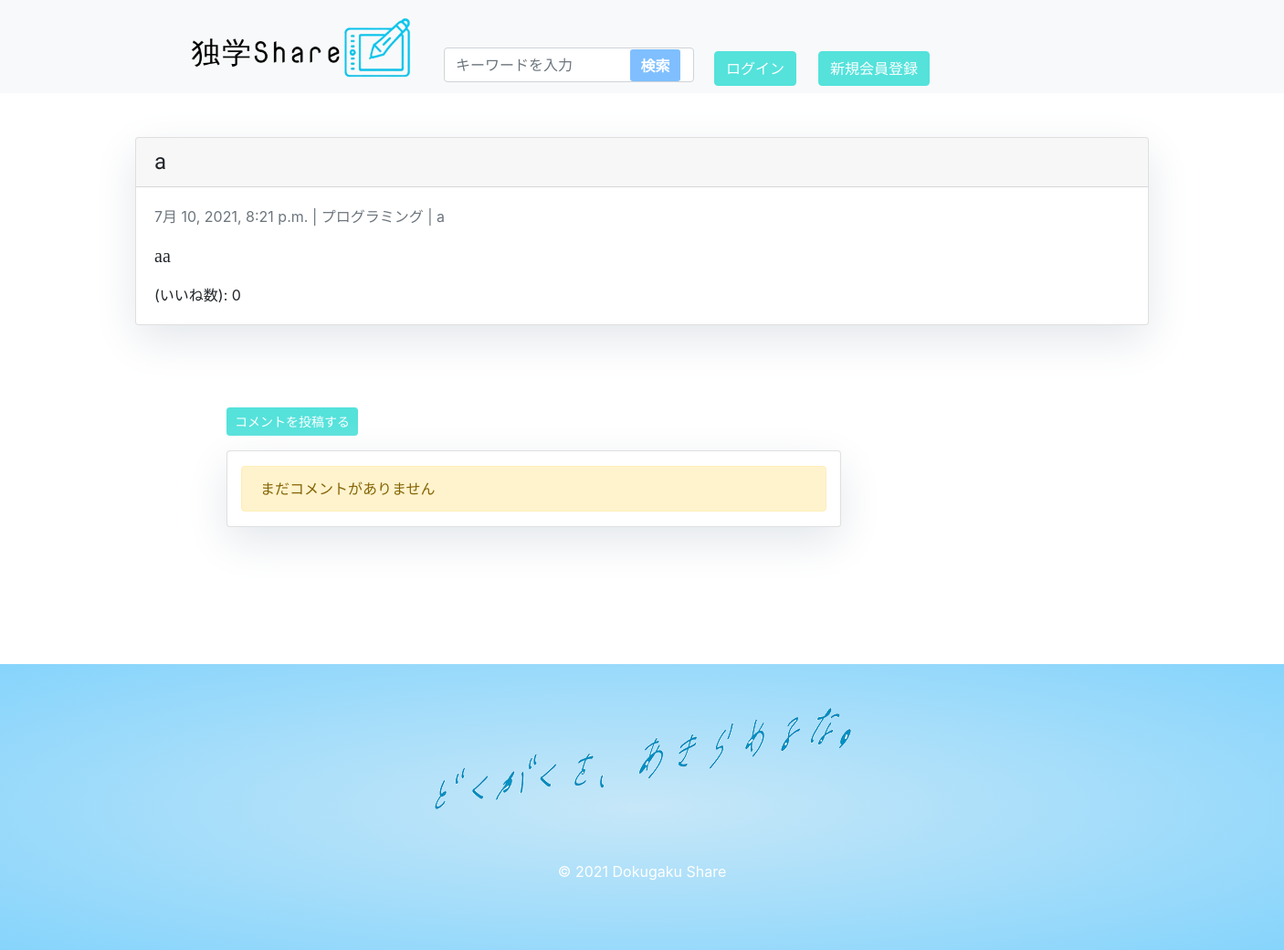
Page /user/post/8/ on the earlier database version.
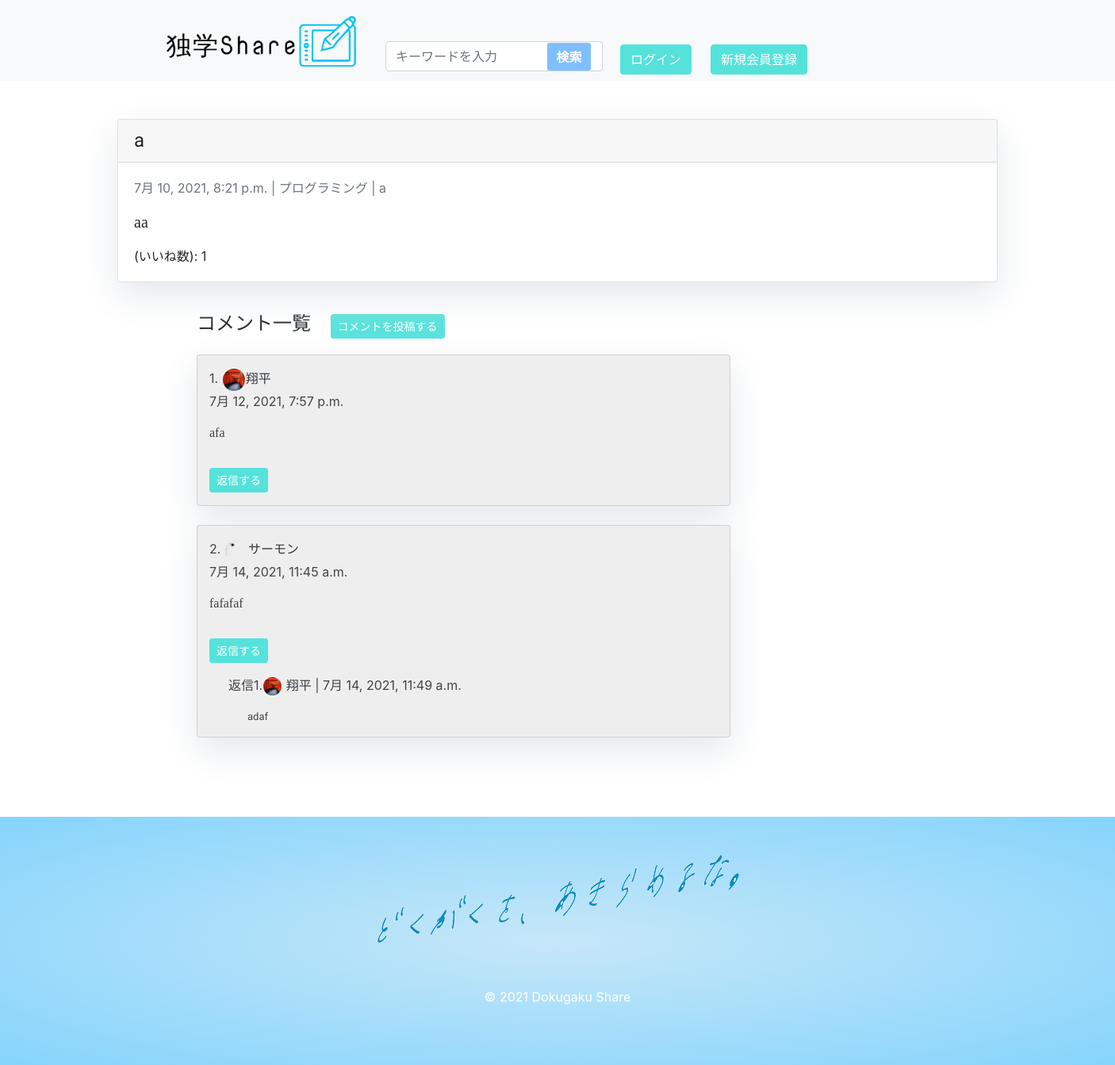
Same page on the later database version.
### user/models.py (models this page shows, shortened)
class Post(models.Model):
    post_user  = models.ForeignKey(User, on_delete=models.PROTECT, related_name='post_user', null=True)
    category = models.ForeignKey(Category, on_delete=models.PROTECT)
    tags = models.CharField('カテゴリーの中の細かい分野', max_length=255, blank=True)
    title = models.CharField('タイトル', max_length=255)
    book_title = models.CharField('使用している本の名前', max_length=255)
    content = models.TextField('本文')
    description = models.TextField(blank=True)
    created_at = models.DateTimeField(auto_now_add=True)
    updated_at = models.DateTimeField(auto_now=True)
    published_at = models.DateTimeField(blank=True, null=True)
    is_public = models.BooleanField(default=False)
    views = models.PositiveIntegerField(default=0)
    likes = models.ManyToManyField(User, related_name='likes', default=None, blank=True )
    like_count = models.BigIntegerField(default='0')
    class Meta:
        ordering = ['-created_at']
    def save(self, *args, **kwargs):
        if self.is_public and not self.published_at:
            self.published_at = timezone.now()
        super().save(*args, **kwargs)

class Category(models.Model):
    name = models.CharField('カテゴリー', max_length=255)
    slug = models.SlugField(unique=True)
    timestamp = models.DateTimeField(auto_now_add=True)

class Comment(models.Model):
    comment_user = models.ForeignKey(User, on_delete=models.PROTECT, null=True)
    no = models.IntegerField(default=0)
    comment = models.TextField()
    post = models.ForeignKey(Post, on_delete=models.CASCADE)
    created_at = models.DateTimeField(auto_now_add=True)
    class Meta:
        ordering = ['-created_at']

class CommentReply(models.Model): #コメント返信用のmodel
    comment = models.ForeignKey(Comment, on_delete=models.CASCADE, related_name='replies')
    reply_user = models.ForeignKey(User, on_delete=models.PROTECT)
    no = models.IntegerField(default=0)
    comment_reply = models.TextField()
    created_at = models.DateTimeField(auto_now_add=True)

### postsite/models.py (models this page shows)
class User(AbstractBaseUser, PermissionsMixin):
  email = models.EmailField('Eメールアドレス', unique=True)
  username = models.CharField('ユーザー名', max_length=30,)
  icon = models.ImageField('アイコン', blank=True, null=True)
  background_image = models.ImageField('ヘッダー画像', blank=True, null=True)
  is_staff = models.BooleanField(
        'staff status',
        default=False,
        help_text=_(
            'Designates whether the user can log into this admin site.'),
  )
  is_active = models.BooleanField(
        'active',
        default=True,
        help_text=_(
            'Designates whether this user should be treated as active. '
            'Unselect this instead of deleting accounts.'
        ),
  )
  date_joined = models.DateTimeField('date joined', default=timezone.now)
  objects = CustomUserManager()
  EMAIL_FIELD = 'email'
  USERNAME_FIELD = 'email'
  REQUIRED_FIELDS = []
  class Meta:
        verbose_name = _('user')
        verbose_name_plural = _('users')

### user/views.py (the view)
# urls.py: path('post/<int:pk>/', PostDetailView.as_view(), name='post_detail'),
class PostDetailView(DetailView):
    model = Post
    template_name = 'post_detail.html'
    def get(self, request, *args, **kwargs):
        self.object = self.get_object()
        self.object.views += 1
        self.object.save()
        context = self.get_context_data(object=self.object)
        return self.render_to_response(context)
    def get_context_data(self, *args, **kwargs):
        context = super().get_context_data(*args, **kwargs)
        context['commentreply_list'] = CommentReply.objects.filter(comment_id=self.kwargs['pk']).order_by('no')
        context['comment_list'] = Comment.objects.filter(post_id=self.kwargs['pk']).order_by('no')
        return context

### templates/post_detail.html (shortened to what this page needs)
{% extends 'base.html' %}
{% load static %}
{% block content %}
<div class="container">
  <div class="row">
    <div class="col-md-12 mb-4 mt-5">
      <div class="card">
        <h4 class="card-header title-font">{{ object.title }}</h4>
        <div class="card-body">
          <p class="text-muted ">{{ post.created_at }} | {{ object.category.name }} | {{ object.tags}}</p>
          <p class="card-text content-font">{{ object.content | safe }}</p>
            <div class="pr-2">
            <span>(いいね数): </span>
            {% if user.is_authenticated %}
            <button class="btn btn-link text-dark p-0 border-0 btn-outline-light" id="like-button" value="{{post.id}}">
                <i class="far fa-2x	fa-heart"></i>
            <span class="" id="like_count">{{post.like_count}}</span>
            </button>
            {% else%}
            <span class="" id="like_count">{{post.like_count}}</span>
            {% endif %}
            </div>
        </div>
      </div>
    </div>
  </div>
</div>
<div class="container">
  <div class="eleven wide column">
    <div class="ui segment comment-border">
        {% if comment_list %}
            <div class="comment-button"><h4>コメント一覧</h4></div>
            <div class="comment-button">
            <a class="btn btn-primary my-3 btn-sm" href="{% url 'user:comment' post.pk %}">コメントを投稿する</a>
            </div>
            {% for comment in comment_list %}
            <div class="col-md-8 card mb-4 mt-1 pt-3 left top inner">
            <div class="comment">
              <p>{{comment.no}}. {% if comment.comment_user.icon %}<img src="{{ comment.comment_user.icon.url }}" class="user-icon2">{% else %}<img src="{% static 'mypicture/default.png' %}" class="user-icon2">{% endif %}<a href="{% url 'user:individualpage' comment.comment_user.id%}" class="text-dark">{{comment.comment_user.username}}</a><br>{{ comment.created_at }}</p>
              <p class="comment-list-font"><pre&gt:>{{comment.comment}}</pre></p>
              <a class="btn btn-primary my-3 btn-sm" href="{% url 'user:comment_reply' comment.pk %}">返信する</a>
                {% for reply in comment.replies.all %}
                  <div class="reply ml-4">
                  <p class='reply-list'>返信{{reply.no}}.{% if reply.reply_user.icon %}<img src="{{ reply.reply_user.icon.url }}" class="user-icon3">{% else %}<img src="{% static 'mypicture/default.png' %}" class="user-icon3">{% endif %} <a href="{% url 'user:individualpage' reply.reply_user.id%}" class="text-dark">{{reply.reply_user.username}}</a> | {{ reply.created_at }}</p>
                  <div class="reply ml-4"><p class='reply-list-font'><pre&gt:>{{reply.comment_reply}}</pre></p></div>
                  </div>
                {% endfor %}
            </div>
            </div>
            {% endfor %}
        {% else %}
            <div class="comment-button" id="no-commented-btn">
                <a class="btn btn-primary my-3 btn-sm" href="{% url 'user:comment' post.pk %}">コメントを投稿する</a>
            </div>
            <div class="col-md-8 card pt-3" id="no-commented">
            <div class="alert alert-warning">まだコメントがありません</div>
            </div>
        {% endif %}
    </div>
  </div>
</div>
{% endblock content %}

### templates/base.html (shortened to what this page needs)
{% load static %}
<!DOCTYPE html>
<html lang="ja">
<head>
  <link rel="stylesheet" href="https://stackpath.bootstrapcdn.com/bootstrap/4.1.3/css/bootstrap.min.css">
  <link href="{% static 'css/style.css' %}" rel="stylesheet">
</head>
<body>
  <nav class="navbar navbar-expand-lg navbar-light bg-light p-1">
    {% if user.is_authenticated %}
    <a class="navbar-brand" href="{% url 'user:mypage' %}"><img style="max-width:250px; margin-top: 5px;" src="/static/mypicture/sitelogo.png"></a>
    {% else %}
    <a class="navbar-brand" href="{% url 'home' %}"><img style="max-width:250px; margin-top: 5px;" src="/static/mypicture/sitelogo.png"></a>
    {% endif %}
    <nav class="navbar navbar-dark default-color mt-4 pt-4">
    <form class="form-inline my-2 my-lg-0 ml-auto" action="{% url 'user:search_detail' %}" method="GET">
      <input class="form-control" type="search" name="q" value="{{ request.GET.q }}" placeholder="キーワードを入力" aria-label="Search">
      <input id="sbtn" type="submit" value="検索" />
    </form>
    </nav>
    <ul class="navbar-nav nav-pills ml-auto">
      {% if user.is_authenticated %}
      <li class="nav-item">
        <a class="btn btn-primary  mt-5 mr-3" href="{% url 'user:mypage' %}">マイページ</a>
      </li>
      <li class="nav-item">
        <a class="btn btn-primary  mt-5 mr-3" href="{% url 'user:search_view' %}">投稿検索</a>
      </li>
      <li class="nav-item">
        <a class="btn btn-primary  mt-5 mr-3" href="{% url 'user:user_profile_update' user.id %}">プロフィール変更</a>
      </li>
      <li class="nav-item">
        <a class="btn btn-primary  mt-5 mr-3" href="{% url 'user_logout' %}">ログアウト</a>
      </li>
      {% else %}
      <li class="nav-item">
        <a class="btn btn-primary  mt-5 mr-4" href="{% url 'user_login' %}">ログイン</a>
      </li>
      <li class="nav-item nav-two">
        <a class="btn btn-primary  mt-5 mr-4" href="{% url 'regist' %}">新規会員登録</a>
      </li>
      {% endif %}
    </ul>
  </nav>
{% block content %}{% endblock content %}
<footer>
      <div class="wrapper">
          <img style="max-width:1300px;" src="/static/mypicture/ganbare1.png" id="ganbare">
          <p><small>&copy; 2021 Dokugaku Share </small></p>
      </div>
</footer>
</body>
</html>

### static/css/style.css (style rules this page uses)
.btn-primary, .btn-primary:active, .btn-primary:visited { background-color: rgb(84, 226, 219)!important; border-color: rgb(84, 226, 219); }
.card { box-shadow: 0 16px 48px #E3E7EB; }
.nav-two { margin-right: 360px; }
.navbar-brand { margin-left: 200px; }
#sbtn { width:55px; height:35px; position:absolute; left:220px; top:26px; border-radius: 3px 3px; background:#7fbfff; border:none; color:#fff; font-weight:bold; font-size:16px; }
footer { background: radial-gradient(#c6e7f8, #86d4fc); text-align: center; padding: 26px 0; }
footer p { color: #fff; font-size: 1.25rem; margin-top:50px; padding-bottom:30px; }
#ganbare { margin-top:20px; }
.comment-button { display: inline-block; margin-right:20px }
.comment-border { margin-left:100px; margin-bottom:100px }
.inner { background: #EEEEEE; color: #444444; }
.title-font { font-family: 'Kiwi Maru', serif; font-family: 'Noto Sans JP', sans-serif; font-family: 'Noto Serif JP', serif; font-family: 'Shippori Mincho', serif; }
.content-font { font-size:20px; font-family: "ヒラギノ明朝 ProN W2", "HiraMinProN-W2", "HG明朝E", "ＭＳ Ｐ明朝", "MS PMincho", "MS 明朝", serif; }
.comment-list-font { font-family: "ヒラギノ明朝 ProN W2", "HiraMinProN-W2", "HG明朝E", "ＭＳ Ｐ明朝", "MS PMincho", "MS 明朝", serif; }
.reply-list-font { font-size: 13px; font-family: 'Kiwi Maru', serif; font-family: 'Noto Sans JP', sans-serif; font-family: 'Noto Serif JP', serif; font-family: 'Shippori Mincho', serif; }
.user-icon2 { height: 30px; width: 30px; object-fit: cover; border-radius: 50%; border: 1.5px solid #eee; }
.user-icon3 { height: 25px; width: 25px; object-fit: cover; border-radius: 50%; border: 1.5px solid #eee; }

Differences in the rows shown:
changed Post "aa": like_count "0" → "1"
added Comment: no "1", comment_user.icon (picture), comment_user.username "翔平", created_at "7月 12, 2021, 7:57 p.m.", comment "afa"
added Comment: no "2", comment_user.icon (picture), comment_user.username "サーモン", created_at "7月 14, 2021, 11:45 a.m.", comment "fafafaf"
added CommentReply: no "1", reply_user.icon (picture), reply_user.username "翔平", created_at "7月 14, 2021, 11:49 a.m.", comment_reply "adaf"
Other differences:
text no longer shown: "まだコメントがありません"
text now shown: "コメント一覧"
